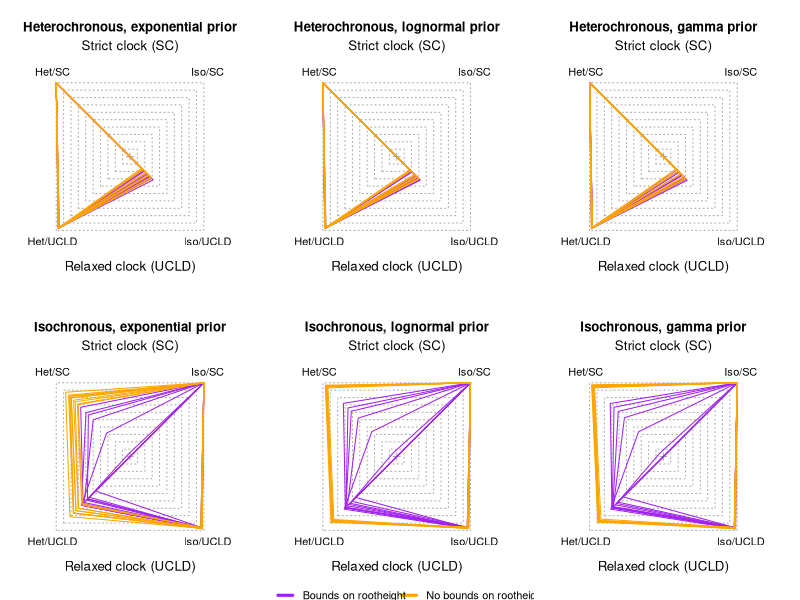

Source code (R):
library(RColorBrewer)
pal <- brewer.pal(10, "Set3")

setwd("~/PhD/prior_sensitivity/figures/")

#mle_calculations <- read.table("~/Documents/Work/Pasteur/BETS/figures/BETS_empirical.csv", head = T, sep = ",")
mle_exp <- read.csv("exponential_marginal_likelihoods_ucld_ucld.csv", row.names = 1, sep = ",")
mle_exp <- mle_exp[, c("SC_het", "SC_iso", "UCLD_iso", "UCLD_het")]
mle_log <- read.csv("lognormal_marginal_likelihoods_ucld_ucld.csv", row.names = 1, sep = ",")
mle_log <- mle_log[, c("SC_het", "SC_iso", "UCLD_iso", "UCLD_het")]
mle_gamma <- read.csv("gamma_marginal_likelihoods_ucld_ucld.csv", row.names = 1, sep = ",")
mle_gamma <- mle_gamma[, c("SC_het", "SC_iso", "UCLD_iso", "UCLD_het")]

rescale_mles <- function(mle_values){
  for(i in 1:dim(mle_values)[1]){
    mle_values[i,] <- mle_values[i,] - max(mle_values[i,])
  }
  mle_values <- 10 + mle_values / 10
  mle_values[mle_values < 0] <- 0
  return(mle_values)
}

#plot_polygon <- function(mle_values, pal){
#  polygon(c(-mle_values[1], mle_values[2], mle_values[4], -mle_values[3]), 
#            c(mle_values[1], mle_values[2], -mle_values[4], -mle_values[3]), border = pal)
#  points(c(-mle_values[1], mle_values[2], mle_values[4], -mle_values[3]), 
#         c(mle_values[1], mle_values[2], -mle_values[4], -mle_values[3]), col = pal, cex=1)
#}
 
plot_polygon <- function(mle_values, pal, index){
  polygon(c(-mle_values$SC_het[index],mle_values$SC_iso[index],mle_values$UCLD_iso[index],-mle_values$UCLD_het[index]),
          c(mle_values$SC_het[index],mle_values$SC_iso[index],-mle_values$UCLD_iso[index],-mle_values$UCLD_het[index]), border = pal)
  #points(, col = pal, cex=1)
}

draw_plot <- function(mle_values, set, prior, colours = c("purple", "orange"), main = "main title"){
  par(mar = c(3, 2, 4, 2.5), pty="s")
  plot(0, 0, ylim = c(-13, 13), xlim = c(-13, 13), type = "n", bty = "n", 
       yaxt = "n", xaxt = "n", ylab = "", xlab = "", main = main)
  mtext("Strict clock (SC)", side = 3, las = 1, cex = 0.8)
  mtext("Relaxed clock (UCLD)", side = 1, las = 1, cex = 0.8)
  #mtext("Heterochronous", side = 2, las = 1, cex = 0.8)
  #mtext("Isochronous", side = 4, las = 1, cex = 0.8)
  
  for(i in seq(from = 10, to = 1, by = -1)){
    polygon(c(-i, -i, i, i), c(-i, i, i, -i), border = "darkgrey", lty = 3, col = "white")
  }
  points(0, 0, pch = 3, col = "darkgrey")
  text(c(-10.5, 10.5, 10.5, -10.5), 
       c(11.5, 11.5, -11.5, -11.5), labels = c("Het/SC","Iso/SC","Iso/UCLD","Het/UCLD"))
  
  for (index in 1:10) {
    plot_polygon(mle_values, pal = colours[1], index)
  }
  for (index in 11:20){
    plot_polygon(mle_values, pal = colours[2], index)    
  }
}

for (set in c(1,3)) {
  
}



sets <- c("Heterochronous with Bounds", "Heterchronous without Bounds", "Ultrametric with Bounds", "Ultrametric without Bounds")

priors <- c("Exponential", "Gamma", "Lognormal")

for (prior in priors) {
  
}

#pdf("het_bounds_sims.pdf",width=6,height=8)
#par(mfrow = (c(3,1))) 

set <- c(1,3)

exp_mles1 <- mle_exp[grep("hetero", rownames(mle_exp)),]
exp_mles1 <- rescale_mles(exp_mles1)

logn_mles1 <- mle_log[grep("hetero", rownames(mle_log)),]
logn_mles1 <- rescale_mles(logn_mles1)

gamma_mles1 <- mle_gamma[grep("hetero", rownames(mle_gamma)),]
gamma_mles1 <- rescale_mles(gamma_mles1)

exp_mles3 <- mle_exp[grep("ultra", rownames(mle_exp)),]
exp_mles3 <- rescale_mles(exp_mles3)

logn_mles3 <- mle_log[grep("ultra", rownames(mle_log)),]
logn_mles3 <- rescale_mles(logn_mles3)

gamma_mles3 <- mle_gamma[grep("ultra", rownames(mle_gamma)),]
gamma_mles3 <- rescale_mles(gamma_mles3)


pdf("coalescent_exponential_sims.pdf",width=9,height=7)
par(mfrow = (c(2,3))) 
draw_plot(exp_mles1,set[1],priors[1], main = "Heterochronous, exponential prior")
draw_plot(logn_mles1,set[1],priors[3], main = "Heterochronous, lognormal prior")
draw_plot(gamma_mles1,set[1],priors[2], main = "Heterochronous, gamma prior")
draw_plot(exp_mles3,set[2],priors[1], main = "Isochronous, exponential prior")
draw_plot(logn_mles3,set[2],priors[3], main = "Isochronous, lognormal prior")
legend(-16.5,-17, legend=c("Bounds on rootheight","No bounds on rootheight"), col=c("purple", "orange"),
       pch=c(1,1),lty=1,lwd=3,xpd=TRUE,cex=1,pt.cex=0, horiz = TRUE,bty = "n",text.width=c(13,8),seg.len=1.5)
draw_plot(gamma_mles3,set[2],priors[2], main = "Isochronous, gamma prior")
dev.off()


#pdf("iso_sims.pdf",width=9,height=4.5)
#par(mfrow = c(1,3))
#draw_plot(exp_mles,set,priors[1], main = "Isochronous, exponential prior")
#draw_plot(logn_mles,set,priors[3], main = "Isochronous, lognormal prior")
#legend(-16.5,-17, legend=c("Bounds on rootheight","No bounds on rootheight"), col=c("purple", "orange"),
#       pch=c(1,1),lty=1,xpd=TRUE,cex=1,pt.cex=0, horiz = TRUE,bty = "n",text.width=c(13,8),seg.len=1.5)
#draw_plot(gamma_mles,set,priors[2], main = "Isochronous, gamma prior")
#dev.off()

